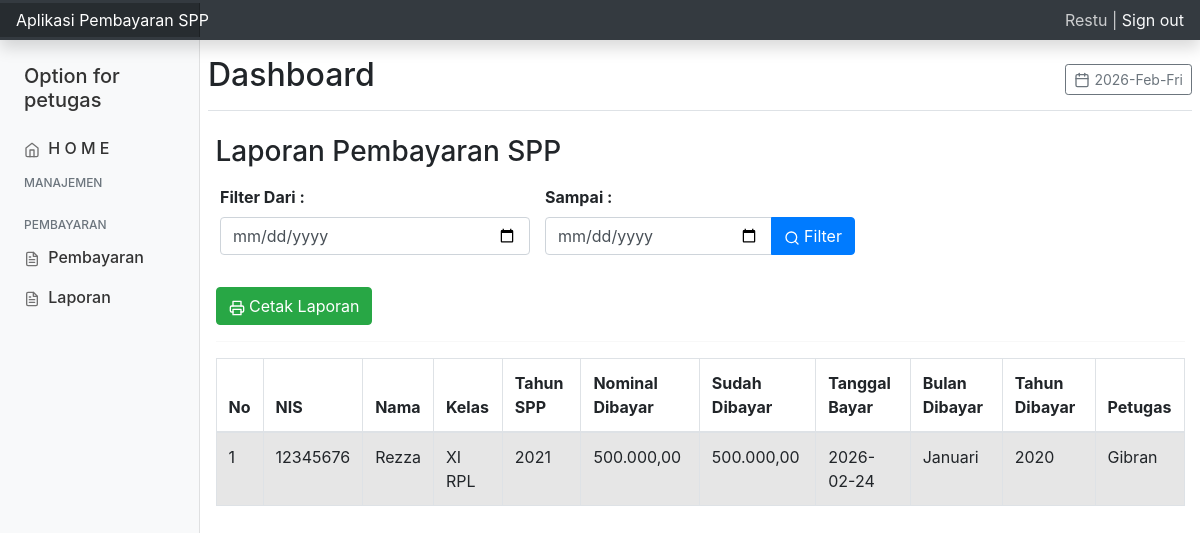
Screenshot of /petugas/index.php?url=laporan (signed in) with the database file from the repository.
### tables this page shows
CREATE TABLE `pembayaran` (
  `id_pembayaran` int(11) NOT NULL,
  `id_petugas` int(11) NOT NULL,
  `nisn` varchar(10) NOT NULL,
  `tgl_bayar` date NOT NULL,
  `bulan_dibayar` varchar(8) NOT NULL,
  `tahun_dibayar` varchar(4) NOT NULL,
  `id_spp` int(11) NOT NULL,
  `jumlah_bayar` int(11) NOT NULL
);

CREATE TABLE `siswa` (
  `nisn` char(10) NOT NULL,
  `nis` char(8) NOT NULL,
  `nama` varchar(35) NOT NULL,
  `id_kelas` int(11) NOT NULL,
  `id_spp` int(11) NOT NULL,
  `password` varchar(255) NOT NULL,
  `alamat` text NOT NULL,
  `no_telp` varchar(13) NOT NULL
);

CREATE TABLE `kelas` (
  `id_kelas` int(11) NOT NULL,
  `nama_kelas` varchar(10) NOT NULL,
  `kompetensi_keahlian` varchar(50) NOT NULL
);

CREATE TABLE `spp` (
  `id_spp` int(11) NOT NULL,
  `tahun` int(11) NOT NULL,
  `nominal` int(11) NOT NULL
);

CREATE TABLE `petugas` (
  `id_petugas` int(11) NOT NULL,
  `username` varchar(25) NOT NULL,
  `password` varchar(32) NOT NULL,
  `nama_petugas` varchar(35) NOT NULL,
  `level` enum('admin','petugas') NOT NULL
);

### petugas/functions_td_laporan.php (called while the page is built, shortened)
<?php
function query($query)
{
    include '../koneksi.php';
    $result = mysqli_query($koneksi, $query);
    $rows = [];
    while ($row = mysqli_fetch_array($result)) {
        $rows[] = $row;
    }
    return $rows;
}
?>

### petugas/laporan.php (the view, shortened to what this page needs)
<!DOCTYPE html>
<html lang="en">
<body>
    <h3>Laporan Pembayaran SPP</h3>
    <div class="row">
        <form method="post">
            <div class="row mt-2">
                <div class="col-md-4">
                    <div class="form-group ">
                        <label>Filter Dari :</label>
                        <input type="date" class="form-control" name="from_date" placeholder="Dari" required>
                    </div>
                </div>
                <div class="col-md-4">
                    <label>Sampai :</label>
                    <div class="input-group">
                        <input type="date" class="form-control" name="to_date" placeholder="Sampai" required>
                        <button class="btn btn-primary" type="submit" name="filter_bulan"><span data-feather="search"></span> Filter</button>
                    </div>
                </div>
            </div>
        </form>
    </div>
    <?php
    require 'functions_td_laporan.php';
    $no = 1;
    $laporan = query("SELECT * FROM pembayaran,siswa,kelas,spp,petugas WHERE pembayaran.nisn=siswa.nisn AND siswa.id_kelas=kelas.id_kelas
            AND pembayaran.id_spp=spp.id_spp AND pembayaran.id_petugas=petugas.id_petugas ORDER BY tgl_bayar DESC");
?>
<?php
if (isset($_POST["filter_bulan"])) {
    $print_url = "cetak_laporan.php?from_date=$from_date&to_date=$to_date";
    no_resub();
}else {
    $print_url = "cetak_laporan.php";
}
?>
<a href="<?= $print_url ?>" class="btn btn-success mt-3"><span data-feather="printer"></span> Cetak Laporan</a>
<hr>
    <table id="tblaporan" class="table table-striped table-bordered">
        <thead>
        <tr class="fw-bold">
            <th>No</th>
            <th>NIS</th>
            <th>Nama</th>
            <th>Kelas</th>
            <th>Tahun SPP</th>
            <th>Nominal Dibayar</th>
            <th>Sudah Dibayar</th>
            <th>Tanggal Bayar</th>
            <th>Bulan Dibayar</th>
            <th>Tahun Dibayar</th>
            <th>Petugas</th>
        </tr>
        </thead>
        <tbody>
        <?php foreach ($laporan as $data) {
        ?>
            <tr>
                <td> <?= $no++; ?> </td>
                <td> <?= $data['nis'] ?> </td>
                <td><?= $data['nama'] ?></td>
                <td><?= $data['nama_kelas'] ?></td>
                <td><?= $data['tahun'] ?></td>
                <td><?= number_format($data['nominal'], 2, ',', '.'); ?></td>
                <td><?= number_format($data['jumlah_bayar'], 2, ',', '.'); ?></td>
                <td><?= $data['tgl_bayar'] ?></td>
                <td><?= $data['bulan_dibayar'] ?></td>
                <td><?= $data['tahun_dibayar'] ?></td>
                <td><?= $data['nama_petugas'] ?></td>
            </tr>
        <?php }
        ?>
        </tbody>
    </table>
</body>
</html>

### style/css/dashboard.css (style rules this page uses)
body { font-size: .875rem; }
.feather { width: 16px; height: 16px; }

### rows the page displays
pembayaran: siswa.nis "12345676", siswa.nama "Rezza", kelas.nama_kelas "XI RPL", id_spp.tahun "2021", id_spp.nominal "500.000,00", jumlah_bayar "500.000,00", tgl_bayar "2026-02-24", bulan_dibayar "Januari", tahun_dibayar "2020", id_petugas.nama_petugas "Gibran"

### other values shown
$_SESSION['nama_petugas'] "Restu"
$_SESSION['level'] "petugas"
